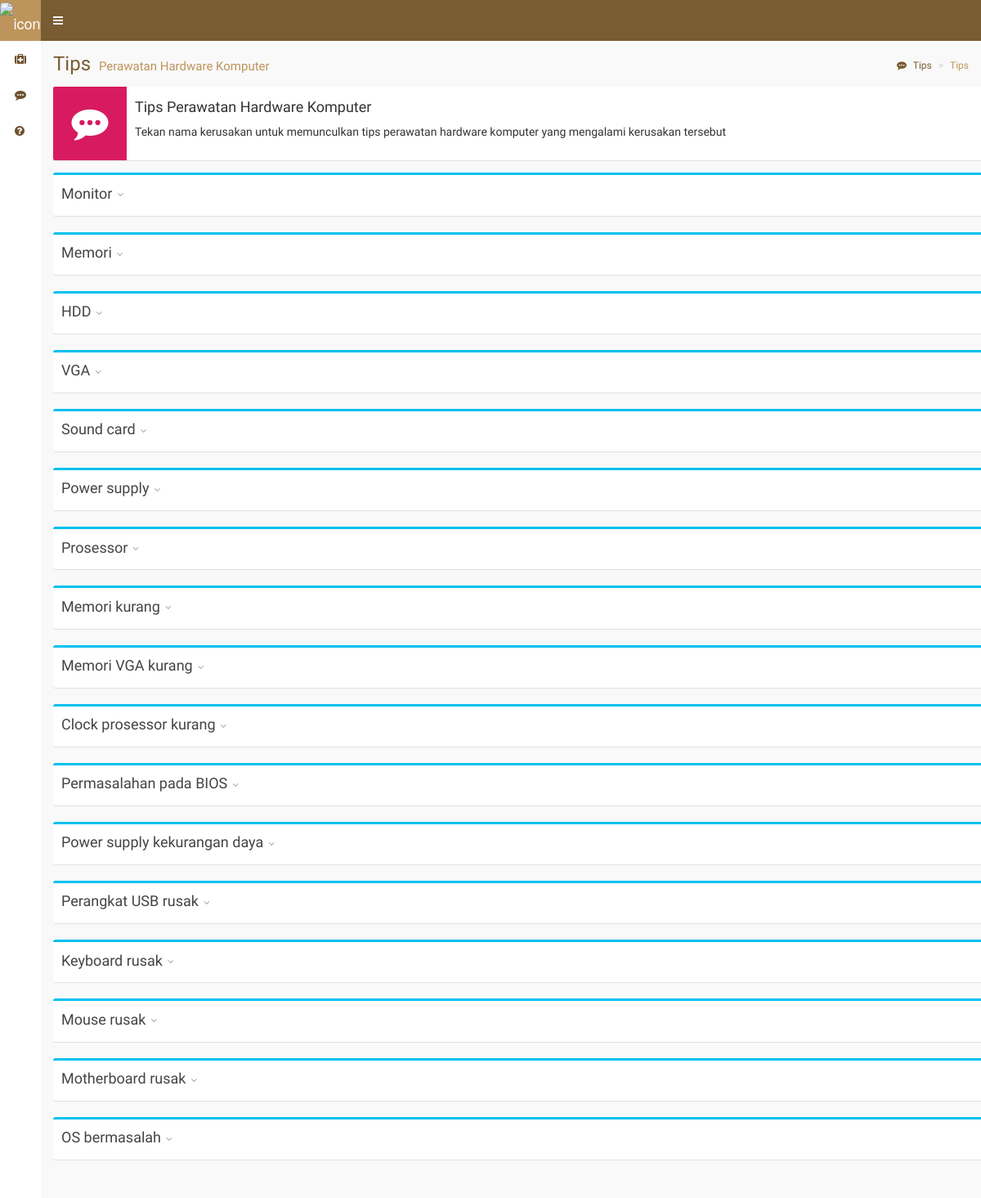
Screenshot of /index.php/tips with the database file from the repository.
### tables this page shows
CREATE TABLE `tb_kerusakan` (
  `id_kerusakan` int(10) NOT NULL,
  `kode_kerusakan` varchar(5) NOT NULL,
  `nama_kerusakan` varchar(60) NOT NULL,
  `penanganan` varchar(5000) NOT NULL
);

### application/controllers/Tips.php (called while the page is built, shortened)
<?php
class Tips extends CI_Controller
{
  function __construct()
  {
    $this->load->helper('form');
    $this->load->library('form_validation');
    $this->load->library('upload');
    $this->load->helper('url_helper');
    $this->load->helper('text');
    $this->load->helper('date');
    $this->load->library('pagination');
    $this->load->model('Konsultasi_model');
  }
  public function index(){
    $data['kerusakan']=$this->Konsultasi_model->daftar_kerusakan();
    $this->load->view('pages/static/header');
    $this->load->view('pages/forms/tips_perawatan',$data);
    $this->load->view('pages/static/footer');
  }
}

### index.php (called while the page is built, shortened)
<?php
require_once BASEPATH.'core/CodeIgniter.php';

### application/models/Konsultasi_model.php (called while the page is built, shortened)
<?php
class Konsultasi_model extends CI_Model
{
  public function daftar_kerusakan(){
    return $this->db->get('tb_kerusakan')->result();
  }
}

### application/views/pages/forms/tips_perawatan.php (the view, shortened to what this page needs)
<div class="content-wrapper">
  <section class="content-header">
    <h1>
      Tips
      <small>Perawatan Hardware Komputer</small>
    </h1>
    <ol class="breadcrumb">
      <li><a href="#"><i class="fa fa-commenting"></i> Tips</a></li>
      <li class="active">Tips</li>
    </ol>
  </section>
  <section class="content">
    <div class="container">
    <div class="jawaban">
        <div class="row">
          <div class="jawab">
            <div class="info-box">
                <span class="info-box-icon bg-maroon"><i class="fa fa-commenting"></i></span>
                <div class="info-box-content">
                  <h4>Tips Perawatan Hardware Komputer</h4>
                  Tekan nama kerusakan untuk memunculkan tips perawatan hardware komputer yang mengalami kerusakan tersebut
                </div>
            </div>
            <?php
            foreach ($kerusakan as $key) {
            ?>
            <div class="box box-info collapsed-box">
              <div class="box-header with-border" data-widget="collapse">
                <h3 class="box-title"><?php echo $key->nama_kerusakan; ?></h3><button type="button" class="btn btn-box-tool"><i class="fa fa-angle-down"></i></button>
              </div>
            </div>
            <?php
            }
             ?>
          </div>
        </div>
    </div>
    </div>
  </section>
</div>

### application/views/pages/static/header.php (shortened to what this page needs)
<!DOCTYPE html>
<html>
<head>
  <link rel="stylesheet" href="<?php echo base_url(); ?>assets/template/bower_components/bootstrap/dist/css/bootstrap.css">
  <link rel="stylesheet" href="<?php echo base_url(); ?>assets/template/bower_components/font-awesome/css/font-awesome.min.css">
  <link rel="stylesheet" href="<?php echo base_url(); ?>assets/template/bower_components/select2/dist/css/select2.min.css">
  <link rel="stylesheet" href="<?php echo base_url(); ?>assets/template/bower_components/Ionicons/css/ionicons.min.css">
  <link rel="stylesheet" href="<?php echo base_url(); ?>assets/template/bower_components/bootstrap-daterangepicker/daterangepicker.css">
  <link rel="stylesheet" href="<?php echo base_url(); ?>assets/template/bower_components/bootstrap-datepicker/dist/css/bootstrap-datepicker.min.css">
  <link rel="stylesheet" href="<?php echo base_url(); ?>assets/template/bower_components/fullcalendar/dist/fullcalendar.min.css">
  <link rel="stylesheet" href="<?php echo base_url(); ?>assets/template/bower_components/fullcalendar/dist/fullcalendar.print.min.css" media="print">
  <link rel="stylesheet" href="<?php echo base_url(); ?>assets/template/dist/css/AdminLTE.css">
  <link rel="stylesheet" href="<?php echo base_url(); ?>assets/template/dist/css/skins/_all-skins.css">
  <link rel="stylesheet" href="<?php echo base_url(); ?>assets/css/style.css">
  <link rel="stylesheet" href="<?php echo base_url(); ?>assets/sweetalert/sweetalert.css">
</head>
<body class="hold-transition skin-blue sidebar-mini sidebar-collapse">
<div class="wrapper">
  <header class="main-header">
    <a href="<?php echo base_url(); ?>home" class="logo">
      <span class="logo-mini"><img class="img-rounded" src="<?php echo base_url(); ?>assets/img/logo_50.png" alt="icon"></span>
    </a>
    <nav class="navbar navbar-static-top">
      <a href="#" class="sidebar-toggle" data-toggle="push-menu" role="button">
      </a>
    </nav>
  </header>
  <aside class="main-sidebar">
    <section class="sidebar">
      <ul class="sidebar-menu" data-widget="tree">
        <li >
          <a href="<?php echo base_url(); ?>home">
            <i class="fa fa-medkit"></i>
          </a>
        </li>
        <li >
          <a href="<?php echo base_url(); ?>tips">
            <i class="fa fa-commenting"></i>
          </a>
        </li>
        <li >
          <a href="<?php echo base_url(); ?>tentang">
            <i class="fa fa-question-circle"></i>
          </a>
        </li>
      </ul>
    </section>
  </aside>

### application/views/pages/static/footer.php (shortened to what this page needs)
</div>
</body>
</html>

### assets/css/style.css (style rules this page uses)
html,body { padding: 0px; margin: 0px; top: 0px; }

### rows the page displays
tb_kerusakan: nama_kerusakan "Monitor"
tb_kerusakan: nama_kerusakan "Memori"
tb_kerusakan: nama_kerusakan "HDD"
tb_kerusakan: nama_kerusakan "VGA"
tb_kerusakan: nama_kerusakan "Sound card"
tb_kerusakan: nama_kerusakan "Power supply"
tb_kerusakan: nama_kerusakan "Prosessor"
tb_kerusakan: nama_kerusakan "Memori kurang"
tb_kerusakan: nama_kerusakan "Memori VGA kurang"
tb_kerusakan: nama_kerusakan "Clock prosessor kurang"
tb_kerusakan: nama_kerusakan "Permasalahan pada BIOS"
tb_kerusakan: nama_kerusakan "Power supply kekurangan daya"
tb_kerusakan: nama_kerusakan "Perangkat USB rusak"
tb_kerusakan: nama_kerusakan "Keyboard rusak"
tb_kerusakan: nama_kerusakan "Mouse rusak"
tb_kerusakan: nama_kerusakan "Motherboard rusak"
tb_kerusakan: nama_kerusakan "OS bermasalah"
